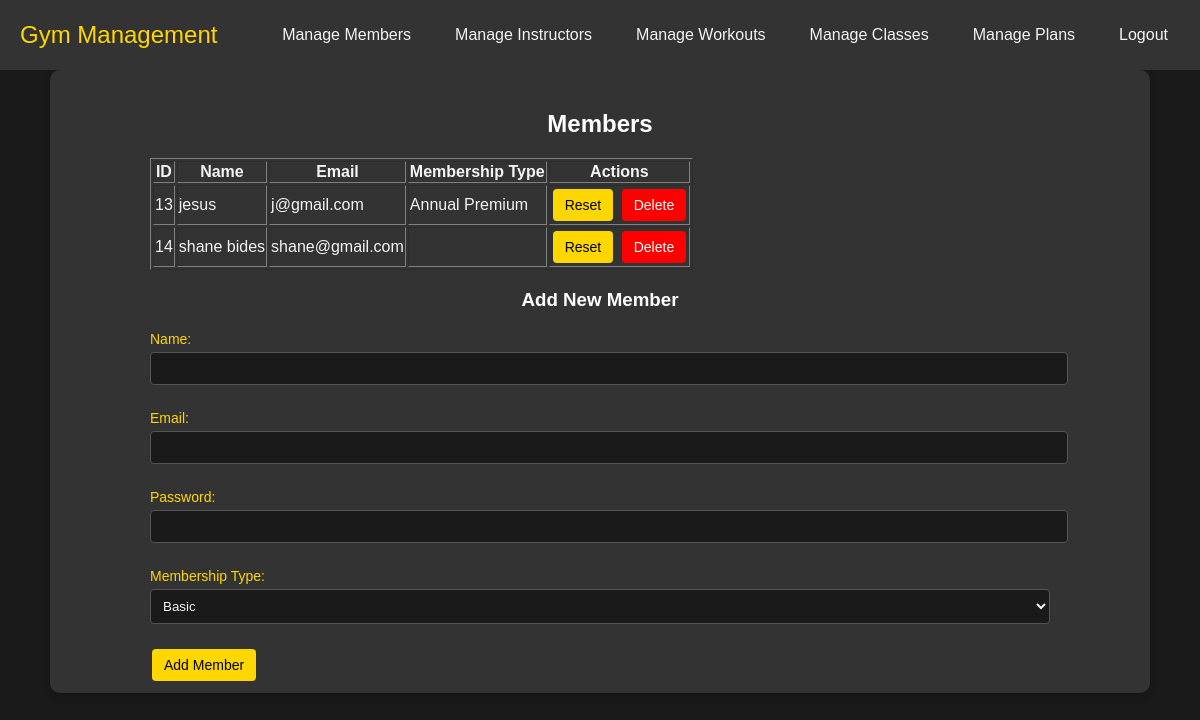
/members.php, run on the app's committed database.
### tables this page shows
CREATE TABLE `members` (
  `member_id` int(11) NOT NULL,
  `name` varchar(50) NOT NULL,
  `email` varchar(50) NOT NULL,
  `password` varchar(255) NOT NULL,
  `type` varchar(50) NOT NULL
);

### members.php (the view, shortened to what this page needs)
<!DOCTYPE html>
<html lang="en">
<head>
    <link rel="stylesheet" href="admin.css">
</head>
<body>
<nav class="navbar">
    <div class="navbar-container">
        <a href="admin.php" class="navbar-logo">Gym Management</a>
        <ul class="navbar-menu">
            <li><a href="members.php" class="navbar-link">Manage Members</a></li>
            <li><a href="instructors.php" class="navbar-link">Manage Instructors</a></li>
            <li><a href="workouts.php" class="navbar-link">Manage Workouts</a></li>
            <li><a href="classes.php" class="navbar-link">Manage Classes</a></li>
            <li><a href="plans.php" class="navbar-link">Manage Plans</a></li>
            <li><a href="login.php" class="navbar-link">Logout</a></li>
        </ul>
    </div>
</nav>
<div class="container">
    <h2>Members</h2>
    <table border="1" class="member-table">
        <thead>
            <tr>
                <th>ID</th>
                <th>Name</th>
                <th>Email</th>
                <th>Membership Type</th>
                <th>Actions</th>
            </tr>
        </thead>
        <tbody>
            <?php
            $servername = "localhost";
            $username = "root";
            $password = "";
            $dbname = "gym";
            $conn = new mysqli($servername, $username, $password, $dbname);
            $sql = "SELECT * FROM members";
            $result = $conn->query($sql);
            if ($result->num_rows > 0) {
                while($row = $result->fetch_assoc()) {
                    $id = isset($row['member_id']) ? $row['member_id'] : '';
                    $name = isset($row['name']) ? $row['name'] : '';
                    $email = isset($row['email']) ? $row['email'] : '';
                    $membership_type = isset($row['type']) ? $row['type'] : '';
                    echo "<tr>
                            <td>{$id}</td>
                            <td>{$name}</td>
                            <td>{$email}</td>
                            <td>{$membership_type}</td>
                            <td>
                                <form method='post' action='admin.php' style='display:inline-block;'>
                                    <input type='hidden' name='member_id' value='{$id}'>
                                    <input type='hidden' name='name' value='{$name}'>
                                    <input type='hidden' name='email' value='{$email}'>
                                    <input type='hidden' name='type' value='{$membership_type}'>
                                    <button type='submit' name='action' value='reset_password'>Reset</button>
                                </form>
                                <form method='post' action='admin.php' style='display:inline-block;'>
                                    <input type='hidden' name='member_id' value='{$id}'>
                                    <button type='submit' name='action' value='delete_member' class='delete' onclick='confirmDelete(event)'>Delete</button>
                                </form>
                            </td>
                          </tr>";
                }
            } else {
                echo "<tr><td colspan='5'>No members found</td></tr>";
            }
            ?>
        </tbody>
    </table>
    <h3>Add New Member</h3>
    <form method="post" action="admin.php" class="form-container">
        <label for="name">Name:</label>
        <input type="text" id="name" name="name" required class="form-input">
        <label for="email">Email:</label>
        <input type="email" id="email" name="email" required class="form-input">
        <label for="password">Password:</label>
        <input type="password" id="password" name="password" required class="form-input">
        <label for="membership_type">Membership Type:</label>
<select id="membership_type" name="membership_type" required class="form-input">
    <?php
    $conn = new mysqli($servername, $username, $password, $dbname);
    $membership_sql = "SELECT membership_id, type FROM membership";
    $membership_result = $conn->query($membership_sql);
    if ($membership_result->num_rows > 0) {
        while ($membership_row = $membership_result->fetch_assoc()) {
            echo "<option value='{$membership_row['type']}'>{$membership_row['type']}</option>";
        }
    }
    ?>
</select>
        <div class="button-group">
            <button type="submit" name="action" value="add_member" class="btn">Add Member</button>
        </div>
    </form>
</div>
</body>
</html>

### admin.css (style rules this page uses)
body { margin: 0; padding: 0; font-family: Arial, sans-serif; background-color: #1a1a1a; color: #f4f4f4; }
.container { max-width: 900px; margin: 0 auto; background-color: #333333; padding: 20px 100px 10px 100px; border-radius: 10px; box-shadow: 0 4px 8px rgba(0, 0, 0, 0.2); color: #f4f4f4; }
h2, h3 { color: #ffffff; text-align: center; }
.navbar { background-color: #333333; padding: 10px 20px; position: relative; }
.navbar-container { display: flex; justify-content: space-between; align-items: center; }
.navbar-logo { color: #ffd700; font-size: 24px; text-decoration: none; }
.navbar-menu { list-style: none; display: flex; gap: 20px; }
.navbar-link { color: #f4f4f4; text-decoration: none; padding: 8px 12px; transition: background-color 0.3s; }
button { padding: 8px 12px; font-size: 14px; border: none; border-radius: 4px; cursor: pointer; color: #fff; margin: 2px; }
button[type="submit"] { background-color: #ffd700; color: #000; }
button.delete { background-color: #ff0000; color: #ffffff; }
.form-container { margin-top: 20px; }
label { display: block; margin-top: 10px; font-size: 14px; color: #ffd700; }
.form-input { width: 100%; padding: 8px; margin-top: 5px; margin-bottom: 15px; border: 1px solid #555555; border-radius: 4px; background-color: #1a1a1a; color: #f4f4f4; }
.btn { display: inline-block; padding: 8px 12px; margin-top: 10px; font-size: 14px; background-color: #ffd700; color: #000; border-radius: 4px; text-decoration: none; }

### data on the page
members: member_id "13", name "jesus", email "j@gmail.com", type "Annual Premium"
members: member_id "14", name "shane bides", email "shane@gmail.com"

### other printed values
form field membership_type "Basic"
